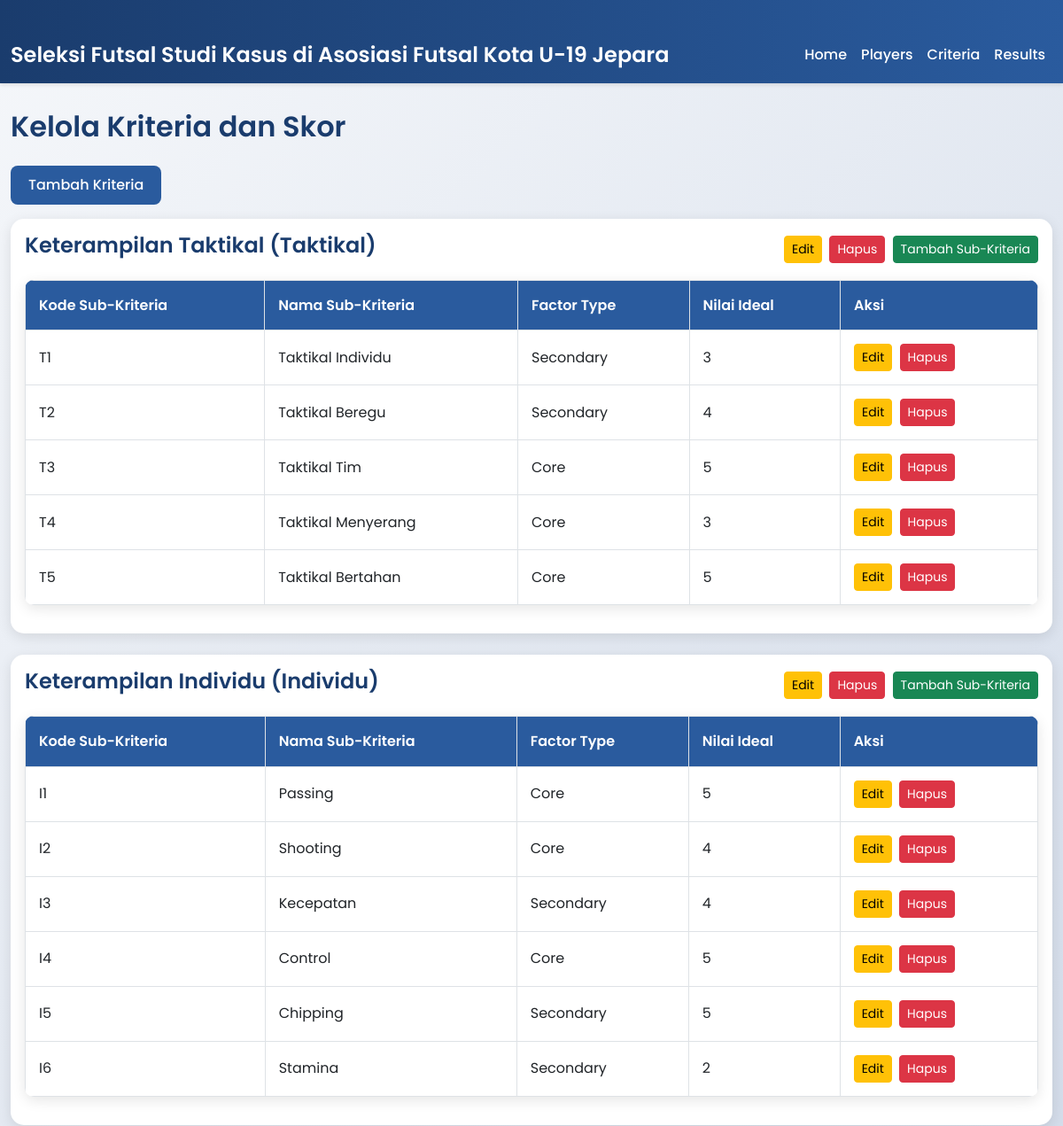
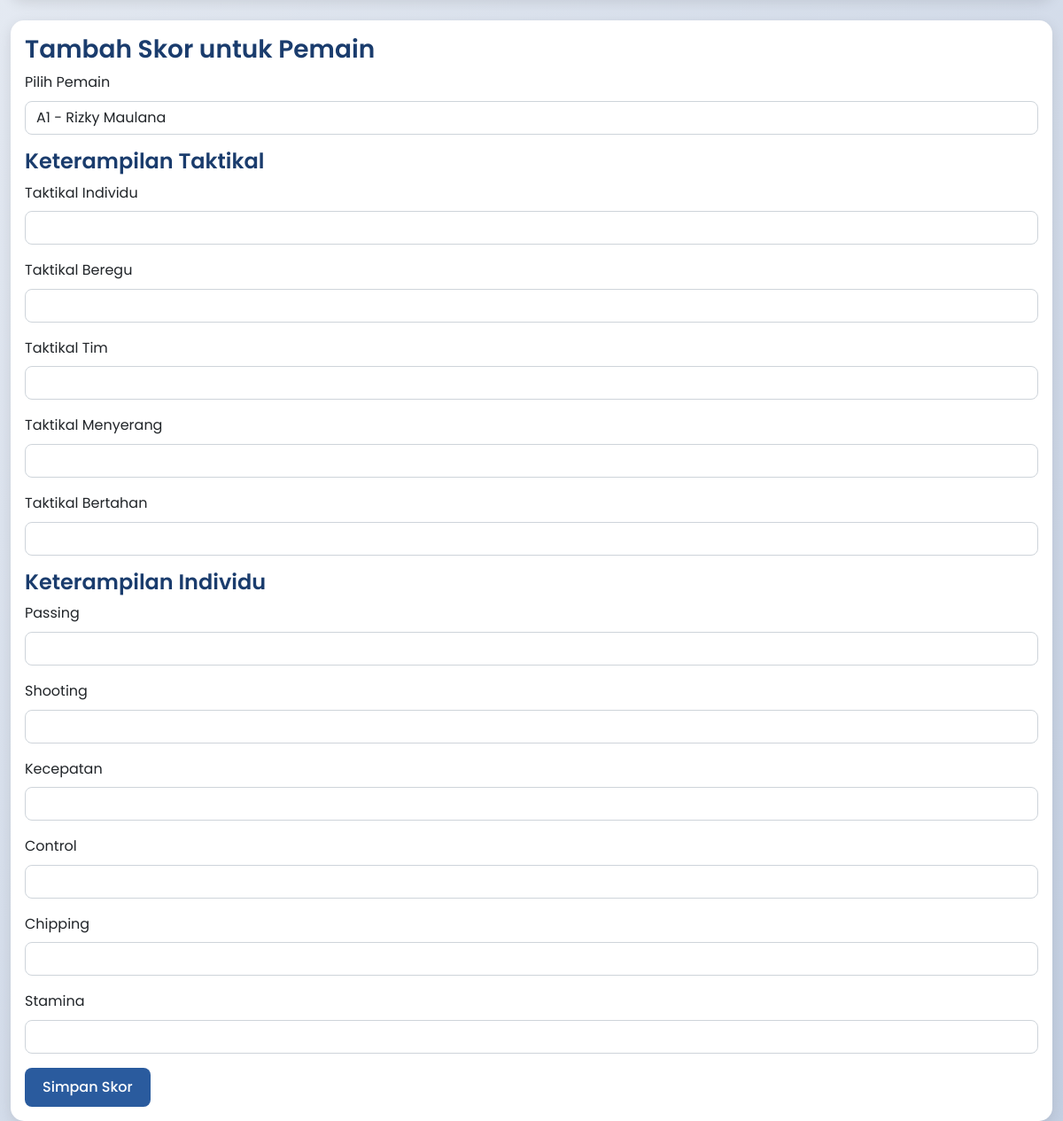
Page /criteria/manage.php on the committed database (2 pictures, top to bottom).
### tables this page shows
CREATE TABLE `criteria` (
  `id` int NOT NULL,
  `kode_kriteria` varchar(10) NOT NULL,
  `nama_kriteria` varchar(50) NOT NULL,
  `tipe` enum('Taktikal','Individu') NOT NULL
);

CREATE TABLE `sub_criteria` (
  `id` int NOT NULL,
  `kode_subkriteria` varchar(10) NOT NULL,
  `nama_subkriteria` varchar(50) NOT NULL,
  `kriteria_id` int NOT NULL,
  `factor_type` enum('Core','Secondary') NOT NULL,
  `nilai_ideal` int NOT NULL
);

### criteria/manage.php (the view, shortened to what this page needs)
<?php
include '../config/db_connect.php';
include '../includes/header.php';
include '../includes/navbar.php';
$criteria_stmt = $pdo->query("SELECT * FROM criteria");
$criteria = $criteria_stmt->fetchAll(PDO::FETCH_ASSOC);
$players_stmt = $pdo->query("SELECT * FROM players");
$players = $players_stmt->fetchAll(PDO::FETCH_ASSOC);
?>
<div class="container">
    <h2 class="my-4">Kelola Kriteria dan Skor</h2>
    <button type="button" class="btn btn-primary mb-3" data-bs-toggle="modal" data-bs-target="#addCriteriaModal">Tambah Kriteria</button>
    <?php foreach ($criteria as $criterion): ?>
        <div class="card mb-4">
            <div class="card-body">
                <div class="d-flex justify-content-between align-items-center">
                    <h4><?php echo htmlspecialchars($criterion['nama_kriteria']); ?> (<?php echo htmlspecialchars($criterion['tipe']); ?>)</h4>
                    <div>
                        <button type="button" class="btn btn-warning btn-sm me-1" data-bs-toggle="modal" data-bs-target="#editCriteriaModal<?php echo $criterion['id']; ?>">Edit</button>
                        <form method="POST" style="display:inline;" onsubmit="return confirm('Apakah Anda yakin ingin menghapus kriteria ini?');">
                            <button type="submit" name="delete_criteria" class="btn btn-danger btn-sm me-1">Hapus</button>
                        </form>
                        <button type="button" class="btn btn-success btn-sm" data-bs-toggle="modal" data-bs-target="#addSubCriteriaModal<?php echo $criterion['id']; ?>">Tambah Sub-Kriteria</button>
                    </div>
                </div>
                <table class="table table-bordered mt-3">
                    <thead>
                        <tr>
                            <th>Kode Sub-Kriteria</th>
                            <th>Nama Sub-Kriteria</th>
                            <th>Factor Type</th>
                            <th>Nilai Ideal</th>
                            <th>Aksi</th>
                        </tr>
                    </thead>
                    <tbody>
                        <?php
                        $sub_stmt = $pdo->prepare("SELECT * FROM sub_criteria WHERE kriteria_id = ?");
                        $sub_stmt->execute([$criterion['id']]);
                        $sub_criteria = $sub_stmt->fetchAll(PDO::FETCH_ASSOC);
                        foreach ($sub_criteria as $sub): ?>
                            <tr>
                                <td><?php echo htmlspecialchars($sub['kode_subkriteria']); ?></td>
                                <td><?php echo htmlspecialchars($sub['nama_subkriteria']); ?></td>
                                <td><?php echo htmlspecialchars($sub['factor_type']); ?></td>
                                <td><?php echo htmlspecialchars($sub['nilai_ideal']); ?></td>
                                <td>
                                    <button type="button" class="btn btn-warning btn-sm me-1" data-bs-toggle="modal" data-bs-target="#editSubCriteriaModal<?php echo $sub['id']; ?>">Edit</button>
                                    <form method="POST" style="display:inline;" onsubmit="return confirm('Apakah Anda yakin ingin menghapus subkriteria ini?');">
                                        <button type="submit" name="delete_sub_criteria" class="btn btn-danger btn-sm">Hapus</button>
                                    </form>
                                </td>
                            </tr>
                        <?php endforeach; ?>
                    </tbody>
                </table>
            </div>
        </div>
    <?php endforeach; ?>
    <div class="card">
        <div class="card-body">
            <h3>Tambah Skor untuk Pemain</h3>
            <form method="POST">
                <div class="mb-3">
                    <label for="player_id" class="form-label">Pilih Pemain</label>
                    <select class="form-control" id="player_id" name="player_id" required>
                        <?php foreach ($players as $player): ?>
                            <option value="<?php echo $player['id']; ?>"><?php echo htmlspecialchars($player['kode_pemain'] . ' - ' . $player['nama_pemain']); ?></option>
                        <?php endforeach; ?>
                    </select>
                </div>
                <?php foreach ($criteria as $criterion): ?>
                    <h4><?php echo htmlspecialchars($criterion['nama_kriteria']); ?></h4>
                    <?php
                    $sub_stmt = $pdo->prepare("SELECT * FROM sub_criteria WHERE kriteria_id = ?");
                    $sub_stmt->execute([$criterion['id']]);
                    $sub_criteria = $sub_stmt->fetchAll(PDO::FETCH_ASSOC);
                    foreach ($sub_criteria as $sub): ?>
                        <div class="mb-3">
                            <label for="score_<?php echo $sub['id']; ?>" class="form-label"><?php echo htmlspecialchars($sub['nama_subkriteria']); ?></label>
                            <input type="number" class="form-control" id="score_<?php echo $sub['id']; ?>" name="scores[<?php echo $sub['id']; ?>]" min="1" max="5" required>
                        </div>
                    <?php endforeach; ?>
                <?php endforeach; ?>
                <button type="submit" name="submit_scores" class="btn btn-primary">Simpan Skor</button>
            </form>
        </div>
    </div>
</div>
<?php include '../includes/footer.php'; ?>

### includes/header.php (shortened to what this page needs)
<!DOCTYPE html>
<html lang="en">
<head>
    <link href="https://cdn.jsdelivr.net/npm/bootstrap@5.3.0/dist/css/bootstrap.min.css" rel="stylesheet">
    <link rel="stylesheet" href="../assets/css/style.css">
</head>
<body>

### includes/navbar.php (shortened to what this page needs)
<nav class="navbar navbar-expand-lg navbar-dark">
    <div class="container">
        <a class="navbar-brand" href="../index.php">Seleksi Futsal Studi Kasus di Asosiasi Futsal Kota U-19 Jepara </a>
        <div class="collapse navbar-collapse" id="navbarNav">
            <ul class="navbar-nav ms-auto">
                <li class="nav-item">
                    <a class="nav-link" href="../index.php">Home</a>
                </li>
                <li class="nav-item">
                    <a class="nav-link" href="../players/list.php">Players</a>
                </li>
                <li class="nav-item">
                    <a class="nav-link" href="../criteria/manage.php">Criteria</a>
                </li>
                <li class="nav-item">
                    <a class="nav-link" href="../results/display.php">Results</a>
                </li>
            </ul>
        </div>
    </div>
</nav>

### includes/footer.php (shortened to what this page needs)
</body>
</html>

### assets/css/style.css (style rules this page uses)
body { font-family: "Poppins", sans-serif; background: linear-gradient(135deg, #f5f7fa 0%, #c3cfe2 100%); color: #333; line-height: 1.6; }
.container { margin-top: 30px; max-width: 1200px; }
.navbar { background: linear-gradient(to right, #1a3c6d, #2a5b9e); box-shadow: 0 2px 4px rgba(0, 0, 0, 0.1); }
.navbar-brand { font-weight: 600; font-size: 1.5rem; color: #fff !important; }
.nav-link { color: #fff !important; font-weight: 500; transition: color 0.3s ease; }
.card { border: none; border-radius: 15px; box-shadow: 0 4px 15px rgba(0, 0, 0, 0.1); transition: transform 0.3s ease, box-shadow 0.3s ease; background: #fff; }
.btn-primary { background-color: #2a5b9e; border: none; border-radius: 8px; padding: 10px 20px; font-weight: 500; transition: background-color 0.3s ease; }
.table { border-radius: 10px; overflow: hidden; box-shadow: 0 4px 15px rgba(0, 0, 0, 0.1); background: #fff; }
.table th { background: #2a5b9e; color: #fff; font-weight: 600; }
.table td, .table th { vertical-align: middle; padding: 15px; }
.table tr { transition: background-color 0.2s ease; }
h1, h2, h3, h4 { color: #1a3c6d; font-weight: 600; }

### rows in the picture
criteria: nama_kriteria "Keterampilan Taktikal", tipe "Taktikal"
sub_criteria: kode_subkriteria "T1", nama_subkriteria "Taktikal Individu", factor_type "Secondary", nilai_ideal "3"
sub_criteria: kode_subkriteria "T2", nama_subkriteria "Taktikal Beregu", factor_type "Secondary", nilai_ideal "4"
sub_criteria: kode_subkriteria "T3", nama_subkriteria "Taktikal Tim", factor_type "Core", nilai_ideal "5"
sub_criteria: kode_subkriteria "T4", nama_subkriteria "Taktikal Menyerang", factor_type "Core", nilai_ideal "3"
sub_criteria: kode_subkriteria "T5", nama_subkriteria "Taktikal Bertahan", factor_type "Core", nilai_ideal "5"
criteria: nama_kriteria "Keterampilan Individu", tipe "Individu"
sub_criteria: kode_subkriteria "I1", nama_subkriteria "Passing", factor_type "Core", nilai_ideal "5"
sub_criteria: kode_subkriteria "I2", nama_subkriteria "Shooting", factor_type "Core", nilai_ideal "4"
sub_criteria: kode_subkriteria "I3", nama_subkriteria "Kecepatan", factor_type "Secondary", nilai_ideal "4"
sub_criteria: kode_subkriteria "I4", nama_subkriteria "Control", factor_type "Core", nilai_ideal "5"
sub_criteria: kode_subkriteria "I5", nama_subkriteria "Chipping", factor_type "Secondary", nilai_ideal "5"
sub_criteria: kode_subkriteria "I6", nama_subkriteria "Stamina", factor_type "Secondary", nilai_ideal "2"

### other values in the picture
form field player_id "A1 - Rizky Maulana"
